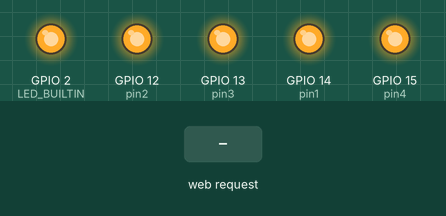
Bench run of a sketch on a simulated ESP8266 (NodeMCU). Parts: output pins drawn as LEDs (lit = HIGH, except the on-board LED, lit = LOW). The test bench sets the inputs (shaded band). WiFi joins after 1.5 s; servers stay silent unless stated; what the sketch prints to the serial monitor is not drawn.

Above: at 2.7 s.
2.8 s: HTTP request GET /on1 received
At 4.0 s:
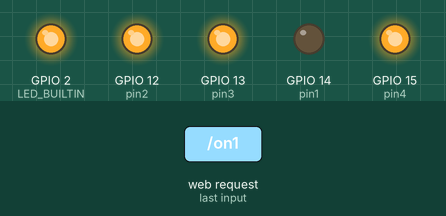
4.3 s: HTTP request GET /on2 received
At 5.2 s:
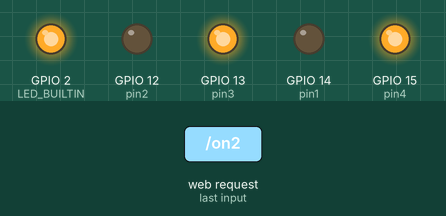
5.8 s: HTTP request GET /off1 received
At 6.3 s:
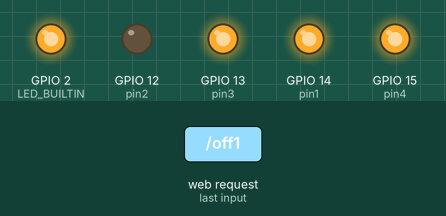
7.3 s: HTTP request GET /on3 received
At 8.5 s:
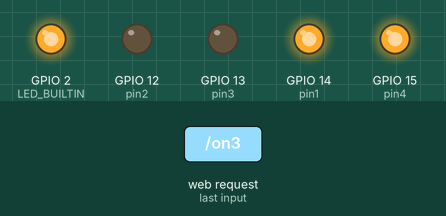
8.8 s: HTTP request GET /off2 received
At 9.8 s:
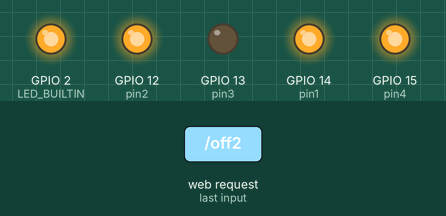
10.3 s: HTTP request GET /on4 received
At 10.9 s:
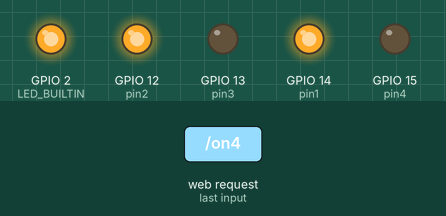
Timing chart, 0 to 12.8 s (numbered marks = the images above; inputs shaded):
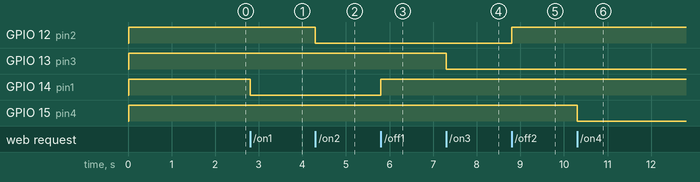

Measured:
- after the input at 2.8 s, GPIO 14 (pin1): HIGH → LOW at once
- after the input at 4.3 s, GPIO 12 (pin2): HIGH → LOW at once
- after the input at 5.8 s, GPIO 14 (pin1): LOW → HIGH at once
- after the input at 7.3 s, GPIO 13 (pin3): HIGH → LOW at once
- after the input at 8.8 s, GPIO 12 (pin2): LOW → HIGH at once
- after the input at 10.3 s, GPIO 15 (pin4): HIGH → LOW at once

The sketch:

focos_4rel.ino
```cpp
#include <ESP8266WiFi.h>
#include <ESP8266WebServer.h>
#include <ESP8266HTTPUpdateServer.h> //Biblioteca que cria o servico de atualizacão via wifi (ou Over The Air - OTA)
#define DEBUGGING(...) Serial.println( __VA_ARGS__ )
#define DEBUGGING_L(...) Serial.print( __VA_ARGS__ )


const char* host      = "luces"; //Nome que seu ESP8266 (ou NodeMCU) tera na rede
const char* ssid = "Systel";
const char* password = "abracadabra";

String readStrings = "";

int pin1 = 14; // (D5)
int pin2 = 12; // (D6)
int pin3 = 13; // (D7)
int pin4 = 15; // (D8)


String estado1;
String estado2;
String estado3;
String estado4;

String XML;


ESP8266WebServer servidorWeb(80); //Servidor Web en puerto 80
ESP8266HTTPUpdateServer atualizadorOTA;
//WiFiServer server(80);
//WiFiClient client;

/////////////////////////////////////////////////////////////////////////////////////////////

void buildXML(){
  XML="<?xml version='1.0'?>";
  XML+="<CASA>";
  XML+="<CUARTO>";
  XML+="<LUZ>";
  XML+=estado1;
  XML+="</LUZ>";
  XML+="<LUZ>";
  XML+=estado2;
  XML+="</LUZ>";
  XML+="<LUZ>";
  XML+=estado3;
  XML+="</LUZ>";
  XML+="<LUZ>";
  XML+=estado4;
  XML+="</LUZ>";
  XML+="</CUARTO>";
  XML+="</CASA>";
}

void handleOn1() {
  estado1="1";
  digitalWrite(pin1,LOW);
}

void handleOff1() {
  estado1="0";
  digitalWrite(pin1,HIGH);
}

void handleOn2() {
  estado2="1";
  digitalWrite(pin2,LOW);
}

void handleOff2() {
  estado2="0";
  digitalWrite(pin2,HIGH);
}

void handleOn3() {
  estado3="1";
  digitalWrite(pin3,LOW);
}

void handleOff3() {
  estado3="0";
  digitalWrite(pin3,HIGH);
}

void handleOn4() {
  estado4="1";
  digitalWrite(pin4,LOW);
}

void handleOff4() {
  estado4="0";
  digitalWrite(pin4,HIGH);
}


void handleStatus() {
  buildXML();
  servidorWeb.send(200,"text/xml",XML);
}

//////////////////////////////////////////////////////////
void InicializaServicoAtualizacao() {
  atualizadorOTA.setup(&servidorWeb);
  servidorWeb.begin();
  DEBUGGING_L("O servico de atualizacao remota (OTA) Foi iniciado com sucesso! Abra http://");
  DEBUGGING_L(host);
  DEBUGGING(".local/update no seu browser para iniciar a atualizacao\n");
}


////////////////////////////////////////////////////////////////////////////////////
void setup() {
  Serial.begin(115200);
  delay(10);
  servidorWeb.begin();
  estado1="0";
  estado2="0";
  estado3="0";
  estado4="0";
  InicializaServicoAtualizacao();
  servidorWeb.on("/on1", handleOn1);
  servidorWeb.on("/off1", handleOff1);
  servidorWeb.on("/on2", handleOn2);
  servidorWeb.on("/off2", handleOff2);
  servidorWeb.on("/on3", handleOn3);
  servidorWeb.on("/off3", handleOff3);
  servidorWeb.on("/on4", handleOn4);
  servidorWeb.on("/off4", handleOff4);
  servidorWeb.on("/status", handleStatus);

      // config static IP
  IPAddress ip(192, 168, 1, 110);
  IPAddress gateway(192, 168, 1, 1);
  Serial.print(F("Setting static ip to : "));
  Serial.println(ip);
  IPAddress subnet(255, 255, 255, 0);
  WiFi.config(ip, gateway, subnet);
    // config static IP


  pinMode(pin1,OUTPUT);
  pinMode(pin2,OUTPUT);
  pinMode(pin3,OUTPUT);
  pinMode(pin4,OUTPUT);
  digitalWrite(pin1,HIGH);
  digitalWrite(pin2,HIGH);
  digitalWrite(pin3,HIGH);
  digitalWrite(pin4,HIGH);
  pinMode(LED_BUILTIN, OUTPUT);


  // Connect to WiFi network
  Serial.println();
  Serial.println();
  Serial.print("Connecting to ");
  Serial.println(ssid);


  WiFi.begin(ssid, password);

  while (WiFi.status() != WL_CONNECTED) {
    delay(500);
    Serial.print(".");
  }
  Serial.println("");
  Serial.println("WiFi connected");

  // Start the server
  //server.begin();
  Serial.println("Server started");

  // Print the IP address
  Serial.println(WiFi.localIP());
}
/////////////////////////////////////////////////////////////////////////////////////////////

void loop() {
servidorWeb.handleClient();
  }//void loop()
```
